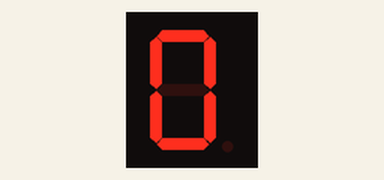
Simulated run of this sketch. Board: Arduino Uno, built with avr-gcc and run on an emulated ATmega328P. On the bench: 1-digit seven-segment display.

Above: at 0.1 s.
At 10.1 s:
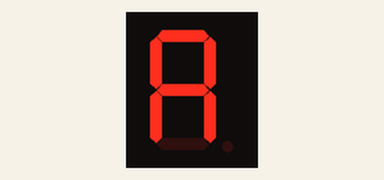
At 11.1 s:
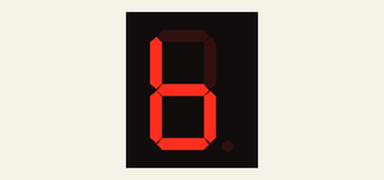
At 12.1 s:
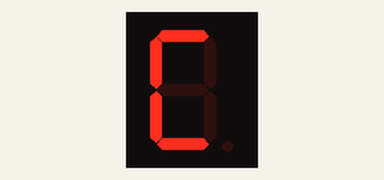
At 13.1 s:
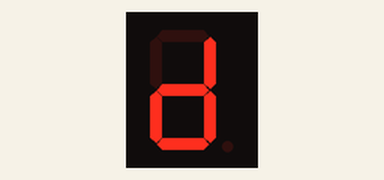
At 15.1 s:
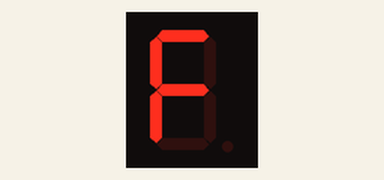

Measured:
- by itself, everything shown: repeats every 16.0 s, in 16 steps
- what the display in image 1 shows lasts 1.0 s, from 10.0 s to 11.0 s

The sketch:

LoopDigits.ino
```cpp
#include "SevSeg.h"
SevSeg sevseg;

void setup() {
    byte numDigits = 1;
    byte digitPins[] = {};
    //                    A, B, C, D, E, F, G, DP
    byte segmentPins[] = {2, 3, 4, 5, 6, 7, 8, 9};
    bool resistorsOnSegments = true;

    byte hardwareConfig = COMMON_CATHODE;
    sevseg.begin(hardwareConfig, numDigits, digitPins, segmentPins, resistorsOnSegments);
    sevseg.setBrightness(90);
}

void loop() {
    // Array of hexadecimal characters
    char hexChars[] = "0123456789ABCDEF";
    int numChars = sizeof(hexChars) - 1; // Size of the array minus the null terminator

    for (int i = 0; i < numChars; i++) {
        char mychars[] = {hexChars[i]};
        sevseg.setChars(mychars);

        // Refresh the display continually for about 1 second
        unsigned long startTime = millis();
        while (millis() - startTime < 1000) {
            sevseg.refreshDisplay();
        }
    }
}
```
